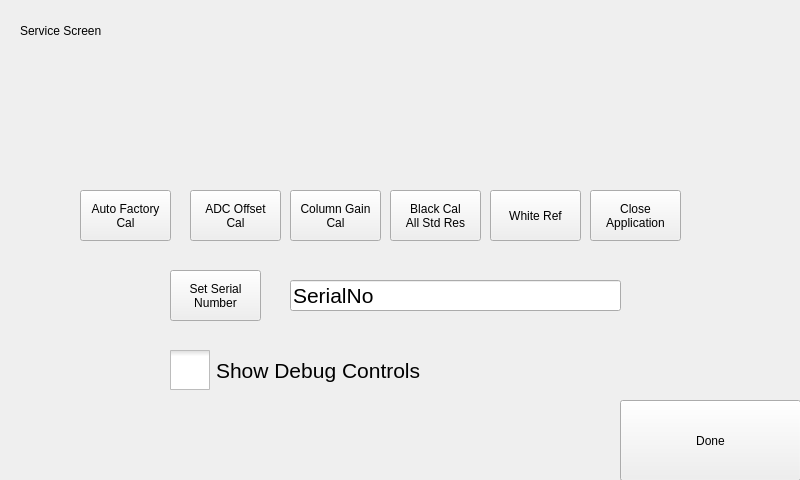
<?xml version="1.0" encoding="UTF-8"?>
<ui version="4.0">
 <class>Form</class>
 <widget class="QWidget" name="Form">
  <property name="geometry">
   <rect>
    <x>0</x>
    <y>0</y>
    <width>800</width>
    <height>480</height>
   </rect>
  </property>
  <property name="windowTitle">
   <string notr="true">Service Screen</string>
  </property>
  <widget class="Backdrop" name="backdrop">
   <property name="geometry">
    <rect>
     <x>0</x>
     <y>0</y>
     <width>801</width>
     <height>481</height>
    </rect>
   </property>
  </widget>
  <widget class="HeaderLabel" name="headerlabel">
   <property name="geometry">
    <rect>
     <x>20</x>
     <y>10</y>
     <width>241</width>
     <height>41</height>
    </rect>
   </property>
   <property name="text">
    <string>Service Screen</string>
   </property>
  </widget>
  <widget class="Button" name="uiDone">
   <property name="geometry">
    <rect>
     <x>620</x>
     <y>400</y>
     <width>181</width>
     <height>81</height>
    </rect>
   </property>
   <property name="text">
    <string>Done</string>
   </property>
  </widget>
  <widget class="QPushButton" name="uiColumnGain">
   <property name="geometry">
    <rect>
     <x>290</x>
     <y>190</y>
     <width>91</width>
     <height>51</height>
    </rect>
   </property>
   <property name="text">
    <string>Column Gain
Cal</string>
   </property>
  </widget>
  <widget class="QPushButton" name="uiWhiteRef">
   <property name="geometry">
    <rect>
     <x>490</x>
     <y>190</y>
     <width>91</width>
     <height>51</height>
    </rect>
   </property>
   <property name="text">
    <string>White Ref</string>
   </property>
  </widget>
  <widget class="QPushButton" name="uiSetSerialNumber">
   <property name="geometry">
    <rect>
     <x>170</x>
     <y>270</y>
     <width>91</width>
     <height>51</height>
    </rect>
   </property>
   <property name="text">
    <string>Set Serial
Number</string>
   </property>
  </widget>
  <widget class="QLineEdit" name="uiSerialNumber">
   <property name="geometry">
    <rect>
     <x>290</x>
     <y>280</y>
     <width>331</width>
     <height>31</height>
    </rect>
   </property>
   <property name="font">
    <font>
     <pointsize>16</pointsize>
     <weight>50</weight>
     <italic>false</italic>
     <bold>false</bold>
    </font>
   </property>
   <property name="text">
    <string>SerialNo</string>
   </property>
  </widget>
  <widget class="QCheckBox" name="uiShowDebugControls">
   <property name="geometry">
    <rect>
     <x>170</x>
     <y>350</y>
     <width>281</width>
     <height>41</height>
    </rect>
   </property>
   <property name="font">
    <font>
     <pointsize>16</pointsize>
    </font>
   </property>
   <property name="styleSheet">
    <string notr="true">QCheckBox::indicator {
     width: 40px;
     height: 40px;
}</string>
   </property>
   <property name="text">
    <string>Show Debug Controls</string>
   </property>
   <property name="tristate">
    <bool>false</bool>
   </property>
  </widget>
  <widget class="QPushButton" name="uiBlackCalAll">
   <property name="geometry">
    <rect>
     <x>390</x>
     <y>190</y>
     <width>91</width>
     <height>51</height>
    </rect>
   </property>
   <property name="text">
    <string>Black Cal
All Std Res</string>
   </property>
  </widget>
  <widget class="QPushButton" name="uiAutoCal">
   <property name="geometry">
    <rect>
     <x>80</x>
     <y>190</y>
     <width>91</width>
     <height>51</height>
    </rect>
   </property>
   <property name="text">
    <string>Auto Factory
Cal</string>
   </property>
  </widget>
  <widget class="QPushButton" name="uiAdcOffset">
   <property name="geometry">
    <rect>
     <x>190</x>
     <y>190</y>
     <width>91</width>
     <height>51</height>
    </rect>
   </property>
   <property name="text">
    <string>ADC Offset
Cal</string>
   </property>
  </widget>
  <widget class="QPushButton" name="uiCloseApp">
   <property name="geometry">
    <rect>
     <x>590</x>
     <y>190</y>
     <width>91</width>
     <height>51</height>
    </rect>
   </property>
   <property name="text">
    <string>Close
Application</string>
   </property>
  </widget>
 </widget>
 <customwidgets>
  <customwidget>
   <class>Backdrop</class>
   <extends>QLabel</extends>
   <header>backdrop</header>
  </customwidget>
  <customwidget>
   <class>Button</class>
   <extends>QPushButton</extends>
   <header>button</header>
  </customwidget>
  <customwidget>
   <class>HeaderLabel</class>
   <extends>QLabel</extends>
   <header>header_label</header>
  </customwidget>
 </customwidgets>
 <resources/>
 <connections/>
</ui>
